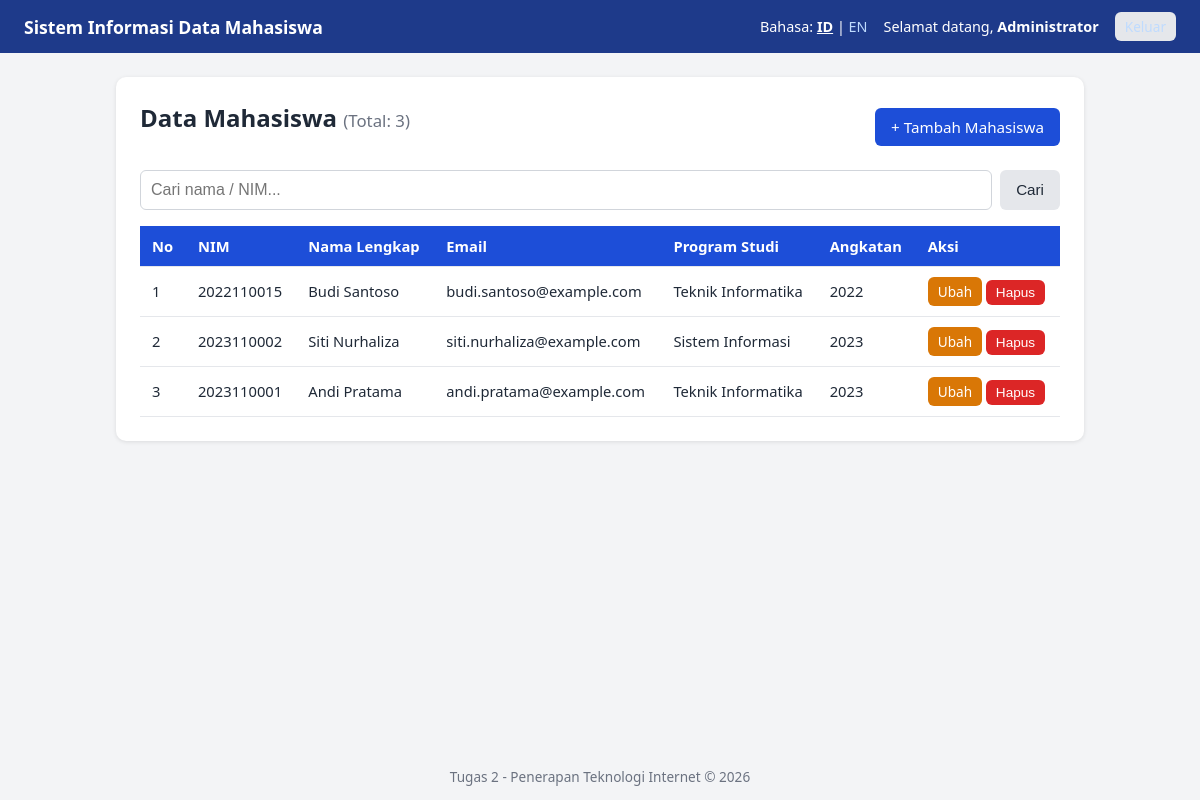
/index.php (signed in), run on the app's committed database.
### tables this page shows
CREATE TABLE mahasiswa (
  id         INT UNSIGNED NOT NULL AUTO_INCREMENT,
  nim        VARCHAR(12)  NOT NULL,
  nama       VARCHAR(100) NOT NULL,
  email      VARCHAR(100) NOT NULL,
  prodi      VARCHAR(50)  NOT NULL,
  angkatan   SMALLINT UNSIGNED NOT NULL,
  created_at TIMESTAMP NOT NULL DEFAULT CURRENT_TIMESTAMP,
  PRIMARY KEY (id),
  UNIQUE KEY uq_nim (nim)
);

### includes/bahasa.php (called while the page is built, shortened)
<?php
$teks = require __DIR__ . '/../lang/' . $_SESSION['lang'] . '.php';
function t(string $kunci): string
{
    global $teks;
    return htmlspecialchars($teks[$kunci] ?? $kunci, ENT_QUOTES, 'UTF-8');
}
function e($nilai): string
{
    return htmlspecialchars((string)$nilai, ENT_QUOTES, 'UTF-8');
}

### lang/id.php (called while the page is built)
<?php
return [
    'app_title'       => 'Sistem Informasi Data Mahasiswa',
    'login'           => 'Masuk',
    'logout'          => 'Keluar',
    'username'        => 'Nama Pengguna',
    'password'        => 'Kata Sandi',
    'login_title'     => 'Masuk ke Sistem',
    'login_failed'    => 'Nama pengguna atau kata sandi salah.',
    'login_empty'     => 'Nama pengguna dan kata sandi wajib diisi.',
    'welcome'         => 'Selamat datang',
    'language'        => 'Bahasa',
    'data_title'      => 'Data Mahasiswa',
    'add_data'        => 'Tambah Mahasiswa',
    'edit_data'       => 'Ubah Data Mahasiswa',
    'no'              => 'No',
    'nim'             => 'NIM',
    'name'            => 'Nama Lengkap',
    'email'           => 'Email',
    'major'           => 'Program Studi',
    'year'            => 'Angkatan',
    'action'          => 'Aksi',
    'edit'            => 'Ubah',
    'delete'          => 'Hapus',
    'save'            => 'Simpan',
    'update'          => 'Perbarui',
    'cancel'          => 'Batal',
    'search'          => 'Cari nama / NIM...',
    'search_btn'      => 'Cari',
    'choose_major'    => '-- Pilih Program Studi --',
    'no_data'         => 'Belum ada data mahasiswa.',
    'confirm_delete'  => 'Yakin ingin menghapus data ini?',
    'success_add'     => 'Data mahasiswa berhasil ditambahkan.',
    'success_update'  => 'Data mahasiswa berhasil diperbarui.',
    'success_delete'  => 'Data mahasiswa berhasil dihapus.',
    'not_found'       => 'Data tidak ditemukan.',
    'err_csrf'        => 'Token keamanan tidak valid. Silakan muat ulang halaman.',
    'err_required'    => 'Semua kolom wajib diisi.',
    'err_nim'         => 'NIM harus berupa angka 8-12 digit.',
    'err_name'        => 'Nama hanya boleh berisi huruf, spasi, titik, atau apostrof (3-100 karakter).',
    'err_email'       => 'Format email tidak valid.',
    'err_major'       => 'Program studi tidak valid.',
    'err_year'        => 'Angkatan harus antara 2000 dan tahun sekarang.',
    'err_nim_dup'     => 'NIM sudah terdaftar.',
    'total'           => 'Total',
    'footer'          => 'Tugas 2 - Penerapan Teknologi Internet',
];

### index.php (the view, shortened to what this page needs)
<?php
require_once __DIR__ . '/includes/auth.php';
require_once __DIR__ . '/config/koneksi.php';
$cari = trim($_GET['cari'] ?? '');
if ($cari !== '') {
    $like = '%' . $cari . '%';
    $stmt = $koneksi->prepare('SELECT * FROM mahasiswa WHERE nama LIKE ? OR nim LIKE ? ORDER BY id DESC');
    $stmt->bind_param('ss', $like, $like);
    $stmt->execute();
    $hasil = $stmt->get_result();
} else {
    $hasil = $koneksi->query('SELECT * FROM mahasiswa ORDER BY id DESC');
}
$jumlah = $hasil->num_rows;
require __DIR__ . '/includes/header.php';
?>
<div class="card">
    <div class="card-head">
        <h2><?= t('data_title') ?> <small>(<?= t('total') ?>: <?= $jumlah ?>)</small></h2>
        <a href="tambah.php" class="btn btn-primary">+ <?= t('add_data') ?></a>
    </div>
    <form method="GET" action="index.php" class="search">
        <input type="text" name="cari" value="<?= e($cari) ?>" placeholder="<?= t('search') ?>">
        <button type="submit" class="btn btn-light"><?= t('search_btn') ?></button>
    </form>
    <div class="table-wrap">
    <table>
        <thead>
            <tr>
                <th><?= t('no') ?></th>
                <th><?= t('nim') ?></th>
                <th><?= t('name') ?></th>
                <th><?= t('email') ?></th>
                <th><?= t('major') ?></th>
                <th><?= t('year') ?></th>
                <th><?= t('action') ?></th>
            </tr>
        </thead>
        <tbody>
        <?php if ($jumlah === 0): ?>
            <tr><td colspan="7" class="center"><?= t('no_data') ?></td></tr>
        <?php else: $no = 1; while ($row = $hasil->fetch_assoc()): ?>
            <tr>
                <td><?= $no++ ?></td>
                <td><?= e($row['nim']) ?></td>
                <td><?= e($row['nama']) ?></td>
                <td><?= e($row['email']) ?></td>
                <td><?= e($row['prodi']) ?></td>
                <td><?= e($row['angkatan']) ?></td>
                <td class="aksi">
                    <a href="edit.php?id=<?= (int)$row['id'] ?>" class="btn btn-small btn-warning"><?= t('edit') ?></a>
                    <form method="POST" action="hapus.php" class="inline"
                          onsubmit="return confirm('<?= e($teks['confirm_delete']) ?>');">
                        <button type="submit" class="btn btn-small btn-danger"><?= t('delete') ?></button>
                    </form>
                </td>
            </tr>
        <?php endwhile; endif; ?>
        </tbody>
    </table>
    </div>
</div>
<?php require __DIR__ . '/includes/footer.php'; ?>

### includes/header.php (shortened to what this page needs)
<?php
$halaman_ini = basename($_SERVER['PHP_SELF']);
?>
<!DOCTYPE html>
<html lang="<?= e($_SESSION['lang']) ?>">
<head>
    <link rel="stylesheet" href="assets/style.css">
</head>
<body>
<header class="topbar">
    <div class="brand"><?= t('app_title') ?></div>
    <nav class="nav">
        <span class="lang-switch">
            <?= t('language') ?>:
            <a href="set_bahasa.php?lang=id&amp;kembali=<?= e($halaman_ini) ?>" class="<?= $_SESSION['lang'] === 'id' ? 'aktif' : '' ?>">ID</a> |
            <a href="set_bahasa.php?lang=en&amp;kembali=<?= e($halaman_ini) ?>" class="<?= $_SESSION['lang'] === 'en' ? 'aktif' : '' ?>">EN</a>
        </span>
        <?php if (!empty($_SESSION['user_id'])): ?>
            <span class="user"><?= t('welcome') ?>, <strong><?= e($_SESSION['nama_lengkap']) ?></strong></span>
            <a class="btn btn-small btn-light" href="logout.php"><?= t('logout') ?></a>
        <?php endif; ?>
    </nav>
</header>
<main class="container">

### includes/footer.php
</main>
<footer class="footer"><?= t('footer') ?> &copy; <?= date('Y') ?></footer>
</body>
</html>

### assets/style.css (style rules this page uses)
:root { --biru:#1d4ed8;--biru-tua:#1e3a8a;--abu:#f3f4f6;--teks:#1f2937;--merah:#dc2626;--kuning:#d97706;--hijau:#16a34a }
* { box-sizing:border-box }
body { margin:0;font-family:"Segoe UI",Arial,sans-serif;background:var(--abu);color:var(--teks);min-height:100vh;display:flex;flex-direction:column }
.topbar { background:var(--biru-tua);color:#fff;padding:12px 24px;display:flex;justify-content:space-between;align-items:center;flex-wrap:wrap;gap:10px }
.brand { font-weight:700;font-size:1.1rem }
.nav { display:flex;align-items:center;gap:16px;font-size:.9rem }
.nav a { color:#bfdbfe;text-decoration:none }
.nav a.aktif { color:#fff;font-weight:700;text-decoration:underline }
.container { flex:1;width:100%;max-width:1000px;margin:24px auto;padding:0 16px }
.card { background:#fff;border-radius:10px;padding:24px;box-shadow:0 1px 4px rgba(0,0,0,.1) }
.card-head { display:flex;justify-content:space-between;align-items:center;flex-wrap:wrap;gap:10px }
h2 { margin-top:0 }
h2 small { font-weight:400;color:#6b7280;font-size:.7em }
input[type=text],input[type=password],input[type=email],input[type=number],select { width:100%;padding:10px;border:1px solid #d1d5db;border-radius:6px;font-size:1rem }
.btn { display:inline-block;padding:9px 16px;border:0;border-radius:6px;cursor:pointer;font-size:.95rem;text-decoration:none;color:#fff }
.btn-primary { background:var(--biru) }
.btn-light { background:#e5e7eb;color:var(--teks) }
.btn-warning { background:var(--kuning) }
.btn-danger { background:var(--merah) }
.btn-small { padding:5px 10px;font-size:.85rem }
.search { display:flex;gap:8px;margin:16px 0 }
.search input { flex:1 }
.table-wrap { overflow-x:auto }
table { width:100%;border-collapse:collapse;font-size:.92rem }
th,td { padding:10px 12px;border-bottom:1px solid #e5e7eb;text-align:left }
thead th { background:var(--biru);color:#fff }
.aksi { white-space:nowrap }
.inline { display:inline }
.footer { text-align:center;padding:14px;color:#6b7280;font-size:.85rem }

### data on the page
mahasiswa: nim "2022110015", nama "Budi Santoso", email "budi.santoso@example.com", prodi "Teknik Informatika", angkatan "2022"
mahasiswa: nim "2023110002", nama "Siti Nurhaliza", email "siti.nurhaliza@example.com", prodi "Sistem Informasi", angkatan "2023"
mahasiswa: nim "2023110001", nama "Andi Pratama", email "andi.pratama@example.com", prodi "Teknik Informatika", angkatan "2023"

### other printed values
t('app_title') "Sistem Informasi Data Mahasiswa"
t('language') "Bahasa"
t('welcome') "Selamat datang"
$_SESSION['nama_lengkap'] "Administrator"
t('data_title') "Data Mahasiswa"
t('total') "Total"
$jumlah "3"
t('add_data') "Tambah Mahasiswa"
t('search_btn') "Cari"
t('no') "No"
t('nim') "NIM"
t('name') "Nama Lengkap"
t('email') "Email"
t('major') "Program Studi"
t('year') "Angkatan"
